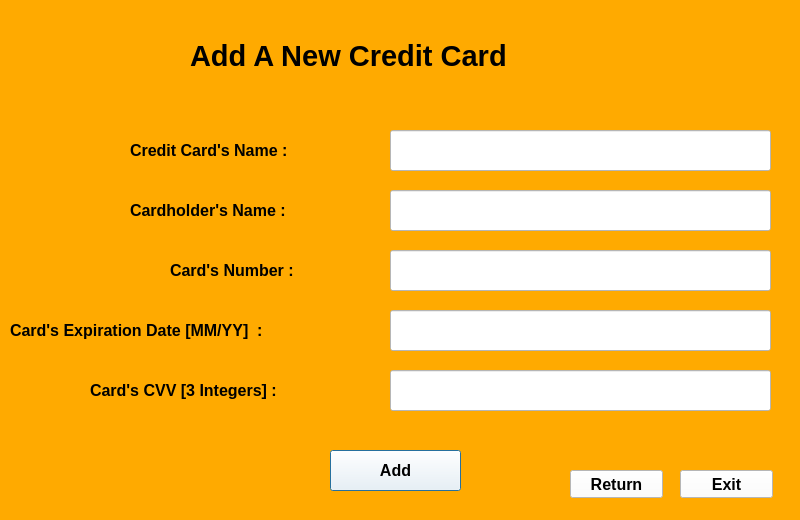
<?xml version="1.0" encoding="UTF-8"?>
<ui version="4.0">
 <class>Dialog</class>
 <widget class="QDialog" name="Dialog">
  <property name="geometry">
   <rect>
    <x>0</x>
    <y>0</y>
    <width>800</width>
    <height>520</height>
   </rect>
  </property>
  <property name="windowTitle">
   <string>Add A New Account</string>
  </property>
  <property name="styleSheet">
   <string notr="true">background-color: rgb(255, 170, 0);</string>
  </property>
  <widget class="QLabel" name="label_4">
   <property name="geometry">
    <rect>
     <x>10</x>
     <y>310</y>
     <width>341</width>
     <height>41</height>
    </rect>
   </property>
   <property name="font">
    <font>
     <family>MS Sans Serif</family>
     <pointsize>12</pointsize>
     <weight>75</weight>
     <bold>true</bold>
     <strikeout>false</strikeout>
    </font>
   </property>
   <property name="text">
    <string>Card's Expiration Date [MM/YY]  :</string>
   </property>
  </widget>
  <widget class="QPushButton" name="Add">
   <property name="geometry">
    <rect>
     <x>330</x>
     <y>450</y>
     <width>131</width>
     <height>41</height>
    </rect>
   </property>
   <property name="font">
    <font>
     <family>MS Sans Serif</family>
     <pointsize>12</pointsize>
     <weight>75</weight>
     <bold>true</bold>
     <strikeout>false</strikeout>
    </font>
   </property>
   <property name="styleSheet">
    <string notr="true">background-color: rgb(255, 255, 255);</string>
   </property>
   <property name="text">
    <string>Add</string>
   </property>
  </widget>
  <widget class="QLabel" name="label">
   <property name="geometry">
    <rect>
     <x>190</x>
     <y>20</y>
     <width>541</width>
     <height>71</height>
    </rect>
   </property>
   <property name="font">
    <font>
     <family>MS Sans Serif</family>
     <pointsize>22</pointsize>
     <weight>75</weight>
     <bold>true</bold>
     <strikeout>false</strikeout>
    </font>
   </property>
   <property name="text">
    <string>Add A New Credit Card</string>
   </property>
  </widget>
  <widget class="QLabel" name="label_2">
   <property name="geometry">
    <rect>
     <x>130</x>
     <y>130</y>
     <width>211</width>
     <height>41</height>
    </rect>
   </property>
   <property name="font">
    <font>
     <family>MS Sans Serif</family>
     <pointsize>12</pointsize>
     <weight>75</weight>
     <bold>true</bold>
     <strikeout>false</strikeout>
    </font>
   </property>
   <property name="styleSheet">
    <string notr="true"/>
   </property>
   <property name="text">
    <string>Credit Card's Name :</string>
   </property>
  </widget>
  <widget class="QLabel" name="label_3">
   <property name="geometry">
    <rect>
     <x>130</x>
     <y>190</y>
     <width>211</width>
     <height>41</height>
    </rect>
   </property>
   <property name="font">
    <font>
     <family>MS Sans Serif</family>
     <pointsize>12</pointsize>
     <weight>75</weight>
     <bold>true</bold>
     <strikeout>false</strikeout>
    </font>
   </property>
   <property name="styleSheet">
    <string notr="true"/>
   </property>
   <property name="text">
    <string>Cardholder's Name :</string>
   </property>
  </widget>
  <widget class="QLabel" name="label_5">
   <property name="geometry">
    <rect>
     <x>90</x>
     <y>370</y>
     <width>251</width>
     <height>41</height>
    </rect>
   </property>
   <property name="font">
    <font>
     <family>MS Sans Serif</family>
     <pointsize>12</pointsize>
     <weight>75</weight>
     <bold>true</bold>
     <strikeout>false</strikeout>
    </font>
   </property>
   <property name="text">
    <string>Card's CVV [3 Integers] :</string>
   </property>
  </widget>
  <widget class="QPushButton" name="ReturnButton">
   <property name="geometry">
    <rect>
     <x>570</x>
     <y>470</y>
     <width>93</width>
     <height>28</height>
    </rect>
   </property>
   <property name="font">
    <font>
     <family>MS Sans Serif</family>
     <pointsize>12</pointsize>
     <weight>75</weight>
     <bold>true</bold>
    </font>
   </property>
   <property name="styleSheet">
    <string notr="true">background-color: rgb(255, 255, 255);</string>
   </property>
   <property name="text">
    <string>Return</string>
   </property>
  </widget>
  <widget class="QPushButton" name="Exit">
   <property name="geometry">
    <rect>
     <x>680</x>
     <y>470</y>
     <width>93</width>
     <height>28</height>
    </rect>
   </property>
   <property name="font">
    <font>
     <family>MS Sans Serif</family>
     <pointsize>12</pointsize>
     <weight>75</weight>
     <bold>true</bold>
    </font>
   </property>
   <property name="styleSheet">
    <string notr="true">background-color: rgb(255, 255, 255);</string>
   </property>
   <property name="text">
    <string>Exit</string>
   </property>
  </widget>
  <widget class="QLabel" name="label_6">
   <property name="geometry">
    <rect>
     <x>170</x>
     <y>250</y>
     <width>181</width>
     <height>41</height>
    </rect>
   </property>
   <property name="font">
    <font>
     <family>MS Sans Serif</family>
     <pointsize>12</pointsize>
     <weight>75</weight>
     <bold>true</bold>
     <strikeout>false</strikeout>
    </font>
   </property>
   <property name="styleSheet">
    <string notr="true"/>
   </property>
   <property name="text">
    <string>Card's Number :</string>
   </property>
  </widget>
  <widget class="QLineEdit" name="CardName">
   <property name="geometry">
    <rect>
     <x>390</x>
     <y>130</y>
     <width>381</width>
     <height>41</height>
    </rect>
   </property>
   <property name="styleSheet">
    <string notr="true">background-color: rgb(255, 255, 255);</string>
   </property>
  </widget>
  <widget class="QLineEdit" name="CardholderName">
   <property name="geometry">
    <rect>
     <x>390</x>
     <y>190</y>
     <width>381</width>
     <height>41</height>
    </rect>
   </property>
   <property name="styleSheet">
    <string notr="true">background-color: rgb(255, 255, 255);</string>
   </property>
  </widget>
  <widget class="QLineEdit" name="CardNumber">
   <property name="geometry">
    <rect>
     <x>390</x>
     <y>250</y>
     <width>381</width>
     <height>41</height>
    </rect>
   </property>
   <property name="styleSheet">
    <string notr="true">background-color: rgb(255, 255, 255);</string>
   </property>
  </widget>
  <widget class="QLineEdit" name="CardExpirationDate">
   <property name="geometry">
    <rect>
     <x>390</x>
     <y>310</y>
     <width>381</width>
     <height>41</height>
    </rect>
   </property>
   <property name="styleSheet">
    <string notr="true">background-color: rgb(255, 255, 255);</string>
   </property>
  </widget>
  <widget class="QLineEdit" name="CardCVV">
   <property name="geometry">
    <rect>
     <x>390</x>
     <y>370</y>
     <width>381</width>
     <height>41</height>
    </rect>
   </property>
   <property name="styleSheet">
    <string notr="true">background-color: rgb(255, 255, 255);</string>
   </property>
  </widget>
 </widget>
 <resources/>
 <connections/>
</ui>
